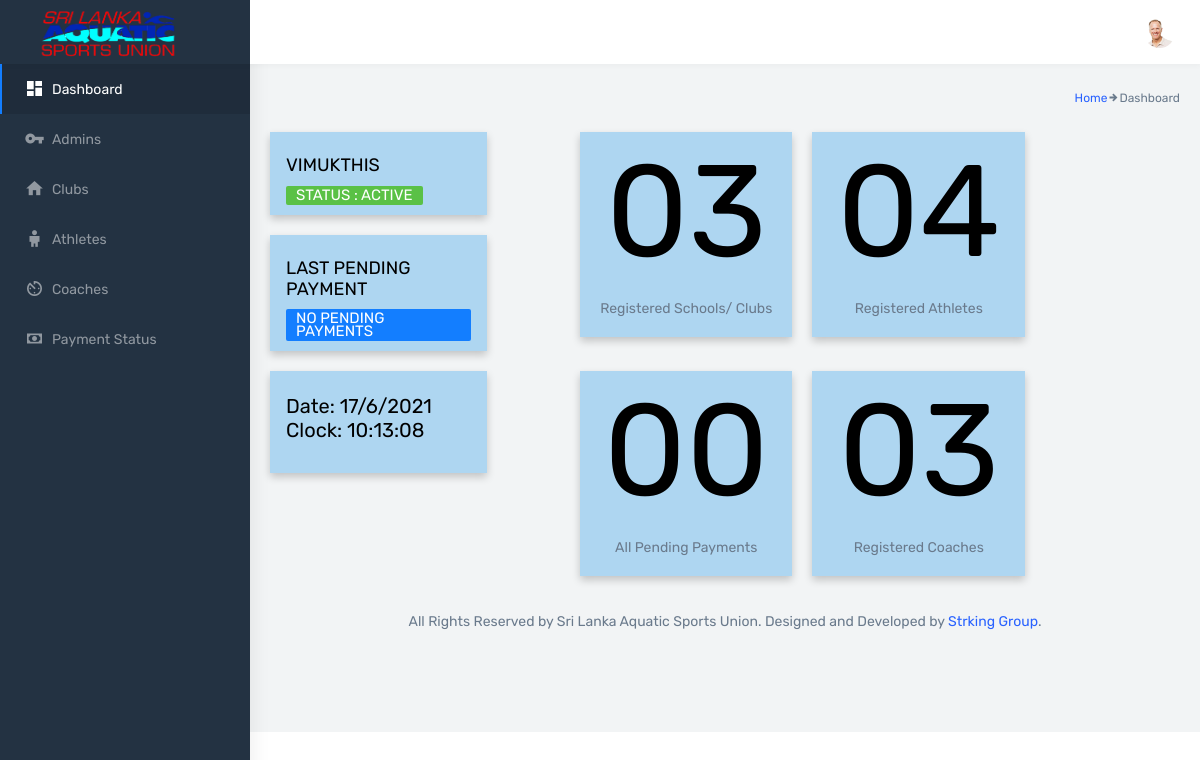
The app's page /adminPanel/adminPages/dashboard.php (signed in), older data.
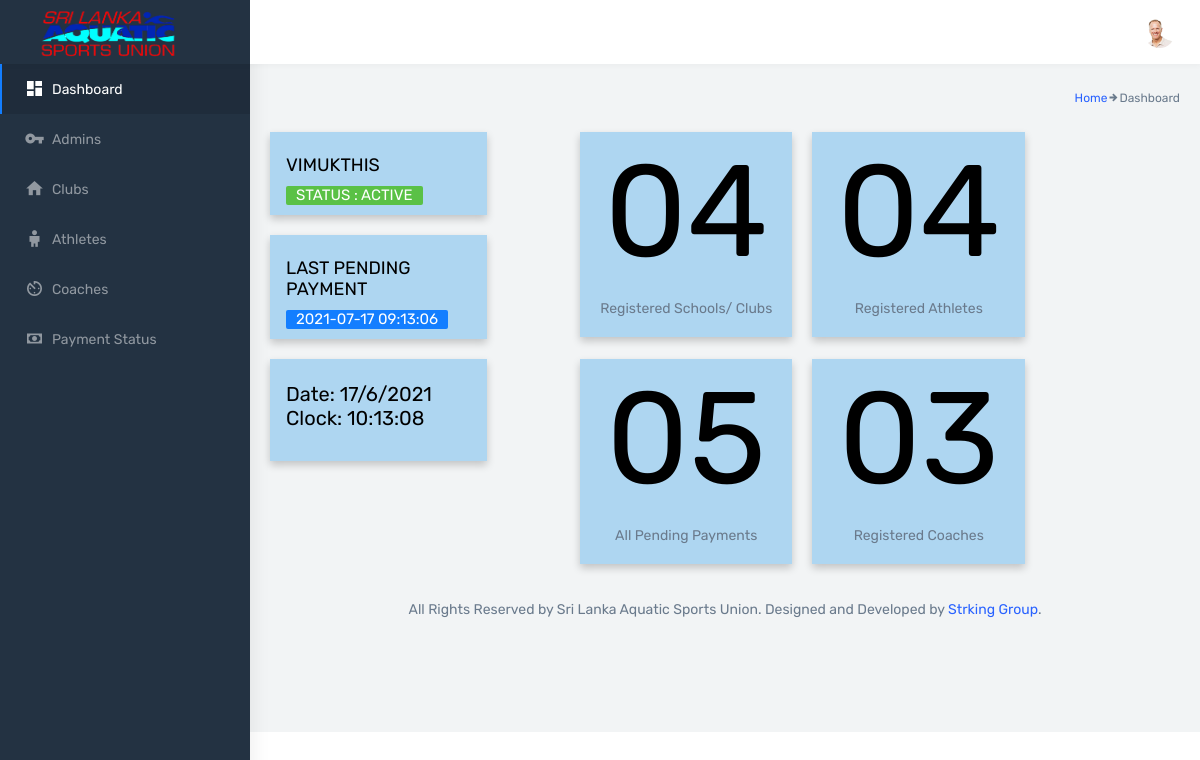
The same page, newer data.
### tables this page shows
CREATE TABLE `payment` (
  `paymentId` int(11) NOT NULL,
  `paymentCode` varchar(10) NOT NULL DEFAULT 'SLASU/P/00',
  `clubId` int(11) NOT NULL,
  `amount` double NOT NULL,
  `notes` varchar(300) DEFAULT NULL,
  `athleteList` varchar(1000) NOT NULL,
  `date` timestamp NOT NULL DEFAULT CURRENT_TIMESTAMP,
  `status` int(11) NOT NULL DEFAULT '1',
  `adminComment` varchar(300) DEFAULT NULL,
  `paymentType` int(11) NOT NULL
);

### adminPanel/adminPages/dashboard.php (the view, shortened to what this page needs)
<?php
    include_once('../../php/db.php');
    if(isset($_SESSION["adminId"])){
?>
<!DOCTYPE html>
<html dir="ltr" lang="en">
<head>
    <link href="../dist/css/style.min.css" rel="stylesheet">
</head>
<body onload="startTime()">
    <div id="main-wrapper" data-navbarbg="skin6" data-theme="light" data-layout="vertical" data-sidebartype="full"
        data-boxed-layout="full">
        <header class="topbar" data-navbarbg="skin6">
            <nav class="navbar top-navbar navbar-expand-md navbar-light">
                <div class="navbar-header" data-logobg="skin5">
                    <div class="navbar-brand">
                        <a href="dashboard.php" class="logo">
                            <b class="logo-icon">
                                <img src="../../assets/images/logo-1-1.png" width="200" height="50" alt="homepage" class="light-logo" />
                            </b>
                        </a>
                    </div>
                </div>
                <div class="navbar-collapse collapse" id="navbarSupportedContent" data-navbarbg="skin6">
                    <ul class="navbar-nav float-end">
                        <li class="nav-item dropdown">
                            <a class="nav-link dropdown-toggle text-muted waves-effect waves-dark pro-pic" href="#" id="navbarDropdown" role="button" data-bs-toggle="dropdown" aria-expanded="false">
                                <img src="../../assets/images/resources/testi-1-1.png" alt="user" class="rounded-circle" width="31">
                            </a>
                        </li>
                    </ul>
                </div>
            </nav>
        </header>
        <aside class="left-sidebar" data-sidebarbg="skin5">
            <div class="scroll-sidebar">
                <nav class="sidebar-nav">
                    <ul id="sidebarnav">
                        <li class="sidebar-item">
                            <a class="sidebar-link waves-effect waves-dark sidebar-link" href="dashboard.php"
                                aria-expanded="false">
                                <i class="mdi mdi-view-dashboard"></i>
                                <span class="hide-menu">Dashboard</span>
                            </a>
                        </li>
                        <li class="sidebar-item">
                            <a class="sidebar-link waves-effect waves-dark sidebar-link" href="admin.php"
                                aria-expanded="false">
                                <i class="mdi mdi-key"></i>
                                <span class="hide-menu">Admins</span>
                            </a>
                        </li>
                        <li class="sidebar-item">
                            <a class="sidebar-link waves-effect waves-dark sidebar-link" href="club.php"
                                aria-expanded="false">
                                <i class="mdi mdi-home "></i>
                                <span class="hide-menu">Clubs</span>
                            </a>
                        </li>
                        <li class="sidebar-item">
                            <a class="sidebar-link waves-effect waves-dark sidebar-link" href="athlete.php"
                                aria-expanded="false">
                                <i class="mdi mdi-human-child"></i>
                                <span class="hide-menu">Athletes</span>
                            </a>
                        </li>
                        <li class="sidebar-item">
                            <a class="sidebar-link waves-effect waves-dark sidebar-link" href="coach.php"
                                aria-expanded="false">
                                <i class="mdi mdi-av-timer"></i>
                                <span class="hide-menu">Coaches</span>
                            </a>
                        </li>
                        <li class="sidebar-item">
                            <a class="sidebar-link waves-effect waves-dark sidebar-link" href="payments.php"
                                aria-expanded="false">
                                <i class="mdi mdi-cash"></i>
                                <span class="hide-menu">Payment Status</span>
                            </a>
                        </li>
                    </ul>
                </nav>
            </div>
        </aside>
        <div class="page-wrapper">
            <div class="page-breadcrumb">
                <div class="row">
                    <div class="col-7 align-self-center">
                        <div class="d-flex align-items-center justify-content-end">
                            <nav aria-label="breadcrumb">
                                <ol class="breadcrumb">
                                    <li class="">
                                        <a href="dashboard.php">Home</a>
                                    </li>
                                    <li class="mdi mdi-arrow-right-bold" aria-current="page">Dashboard</li>
                                </ol>
                            </nav>
                        </div>
                    </div>
                </div>
            </div>
            <div class="container-fluid">
                <div class="row">
                    <div class="col-4">
                        <div class="col-9">
                            <div class="card">
                                <div class="container">
                                    <br/>
                                    <h4 class="page-title" style="text-transform:uppercase;color: black;"><?php echo $_SESSION["firstName"] ?></h4>
                                    <label class="label label-success" style="text-transform:uppercase;font-size: 15px;">Status : Active</label>
                                    <br/>
                                  </div>
                            </div>
                        </div>
                        <div class="col-9">
                            <div class="card">
                                <div class="container">
                                    <br/>
                                    <?php
                                        $pDate = 'SELECT date FROM `payment` WHERE status=1 order by date desc limit 1';
                                        $dateR = mysqli_query($con, $pDate);
                                        if(mysqli_num_rows($dateR) != 0){
                                            while($rowDateP = mysqli_fetch_array($dateR)){
                                                $datePayment = $rowDateP['date'];
                                            }
                                        } else {
                                            $datePayment = "No Pending Payments";
                                        }
                                    ?>
                                    <h4 class="page-title" style="text-transform:uppercase;color: black;">Last Pending Payment</h4>
                                    <label class="label label-info" style="text-transform:uppercase;font-size: 15px;"><?php echo $datePayment; ?></label>
                                    <br/>
                                  </div>
                            </div>
                        </div>
                    </div>
                    <?php
                        $athlete = 'SELECT count(*) FROM `club`';
                        $athleteR = mysqli_query($con, $athlete);
                        if(mysqli_num_rows($athleteR) != 0){
                            while($rowA = mysqli_fetch_array($athleteR)){
                                $countA = $rowA['count(*)'];
                                if($countA < 9){
                                    $countA = "0".$countA;
                                }
                            }
                        }
                        echo '<div class="col-3">
                                <div class="card">
                                    <div class="container" style="text-align: center;">
                                        <h4 style="font-size: 130px;color: black;">'.$countA.'</h4>
                                        <p>Registered Schools/ Clubs</p>
                                    </div>
                                </div>
                             </div>';
                    ?>
                    <?php
                        $athlete = 'SELECT count(*) FROM `athlete`';
                        $athleteR = mysqli_query($con, $athlete);
                        if(mysqli_num_rows($athleteR) != 0){
                            while($rowA = mysqli_fetch_array($athleteR)){
                                $countA = $rowA['count(*)'];
                                if($countA < 9){
                                    $countA = "0".$countA;
                                }
                            }
                        }
                        echo '<div class="col-3">
                                <div class="card">
                                    <div class="container" style="text-align: center;">
                                        <h4 style="font-size: 130px;color: black;">'.$countA.'</h4>
                                        <p>Registered Athletes</p>
                                    </div>
                                </div>
                             </div>';
                    ?>
                </div>
                <div class="row">
                    <div class="col-4">
                        <div class="col-9">
                            <div class="card">
                                <div class="container">
                                    <br/>
                                    <h4 style="font-size: 20px;color: black;" id="txt"></h4>
                                    <br/>
                                  </div>
                            </div>
                        </div>
                    </div>
                    <?php
                        $pay = 'SELECT count(*) FROM `payment` WHERE status=1';
                        $payR = mysqli_query($con, $pay);
                        if(mysqli_num_rows($payR) != 0){
                            while($rowPay = mysqli_fetch_array($payR)){
                                $countPay = $rowPay['count(*)'];
                                if($countPay < 9){
                                    $countPay = "0".$countPay;
                                }
                            }
                        }
                        echo '<div class="col-3">
                                <div class="card">
                                    <div class="container" style="text-align: center;">
                                        <h4 style="font-size: 130px;color: black;">'.$countPay.'</h4>
                                        <p>All Pending Payments</p>
                                      </div>
                                </div>
                            </div>';
                    ?>
                    <?php
                        $coach = 'SELECT count(*) FROM `coach`';
                        $coachR = mysqli_query($con, $coach);
                        if(mysqli_num_rows($coachR) != 0){
                            while($rowR = mysqli_fetch_array($coachR)){
                                $countR = $rowR['count(*)'];
                                if($countR < 9){
                                    $countR = "0".$countR;
                                }
                            }
                        }
                        echo '<div class="col-3">
                                <div class="card">
                                    <div class="container" style="text-align: center;">
                                        <h4 style="font-size: 130px;color: black;">'.$countR.'</h4>
                                        <p>Registered Coaches</p>
                                      </div>
                                </div>
                            </div>';
                    ?>
                </div>
            <footer class="footer text-center">
                All Rights Reserved by Sri Lanka Aquatic Sports Union. Designed and Developed by
                <a href="http://striking.lk/" target="_blank">Strking Group</a>.
            </footer>
        </div>
    </div>
</body>
</html>
<?php
} else {
    session_destroy();
    header('Location:../../login.php');
}
?>

### adminPanel/adminPages/dashboard.php (style rules this page uses)
.card { box-shadow: 0 4px 8px 0 rgba(0,0,0,0.2); transition: 0.3s; background-color: rgb(174, 214, 241); }
.container { padding: 2px 16px; }
.footer { position: inherit; left: 0; bottom: 0; width: 100%; }

Row changes from the older to the newer data that the page shows:
added payment: date "2021-07-17 09:13:06"
Text that changed along with them:
$countA: "03" → "04"
$countPay: "00" → "05"
$datePayment: "NO PENDING PAYMENTS" → (not shown)
